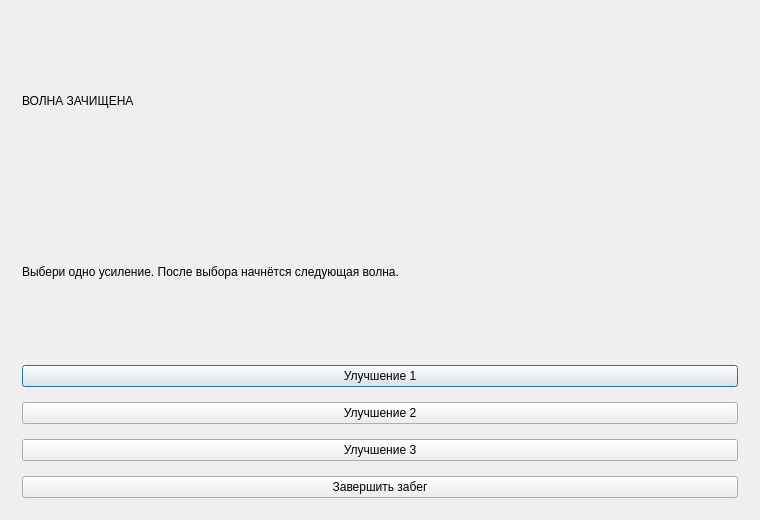
<?xml version='1.0' encoding='utf-8'?>
<ui version="4.0">
  <class>UpgradeDialog</class>
  <widget class="QDialog" name="UpgradeDialog">
    <property name="windowTitle">
      <string>Neon Arena — усиление</string>
    </property>
    <property name="geometry">
      <rect>
        <x>0</x>
        <y>0</y>
        <width>760</width>
        <height>520</height>
      </rect>
    </property>
    <layout class="QVBoxLayout" name="rootLayout">
      <property name="spacing">
        <number>15</number>
      </property>
      <property name="leftMargin">
        <number>22</number>
      </property>
      <property name="rightMargin">
        <number>22</number>
      </property>
      <property name="topMargin">
        <number>22</number>
      </property>
      <property name="bottomMargin">
        <number>22</number>
      </property>
      <item>
        <widget class="QLabel" name="titleLabel">
          <property name="text">
            <string>ВОЛНА ЗАЧИЩЕНА</string>
          </property>
          <property name="wordWrap">
            <bool>true</bool>
          </property>
        </widget>
      </item>
      <item>
        <widget class="QLabel" name="subtitleLabel">
          <property name="text">
            <string>Выбери одно усиление. После выбора начнётся следующая волна.</string>
          </property>
          <property name="wordWrap">
            <bool>true</bool>
          </property>
        </widget>
      </item>
      <item>
        <widget class="QPushButton" name="upgradeButton0">
          <property name="text">
            <string>Улучшение 1</string>
          </property>
          <property name="minimumHeight">
            <number>85</number>
          </property>
        </widget>
      </item>
      <item>
        <widget class="QPushButton" name="upgradeButton1">
          <property name="text">
            <string>Улучшение 2</string>
          </property>
          <property name="minimumHeight">
            <number>85</number>
          </property>
        </widget>
      </item>
      <item>
        <widget class="QPushButton" name="upgradeButton2">
          <property name="text">
            <string>Улучшение 3</string>
          </property>
          <property name="minimumHeight">
            <number>85</number>
          </property>
        </widget>
      </item>
      <item>
        <widget class="QPushButton" name="quitButton">
          <property name="text">
            <string>Завершить забег</string>
          </property>
        </widget>
      </item>
    </layout>
  </widget>
  <resources />
  <connections />
</ui>
